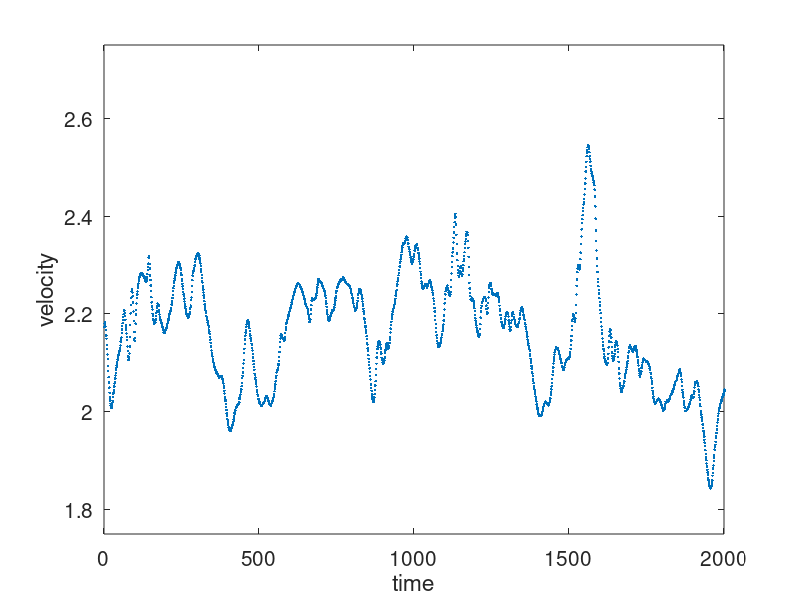

MATLAB code for this plot:
%========
% plot the data contained in file: keller.dat
%========

file2 = fopen('keller.dat')

for i=1:2*2*512
  x(i) = fscanf(file2,'%f',[1,1]);
  u(i) = fscanf(file2,'%f',[1,1]);
  v(i) = fscanf(file2,'%f',[1,1]);
  T(i) = fscanf(file2,'%f',[1,1]);
end

plot(x,u,'.')
xlabel('time','fontsize',15)
ylabel('velocity','fontsize',15)
set(gca,'fontsize',15)
axis([0 2000 1.75 2.75])
